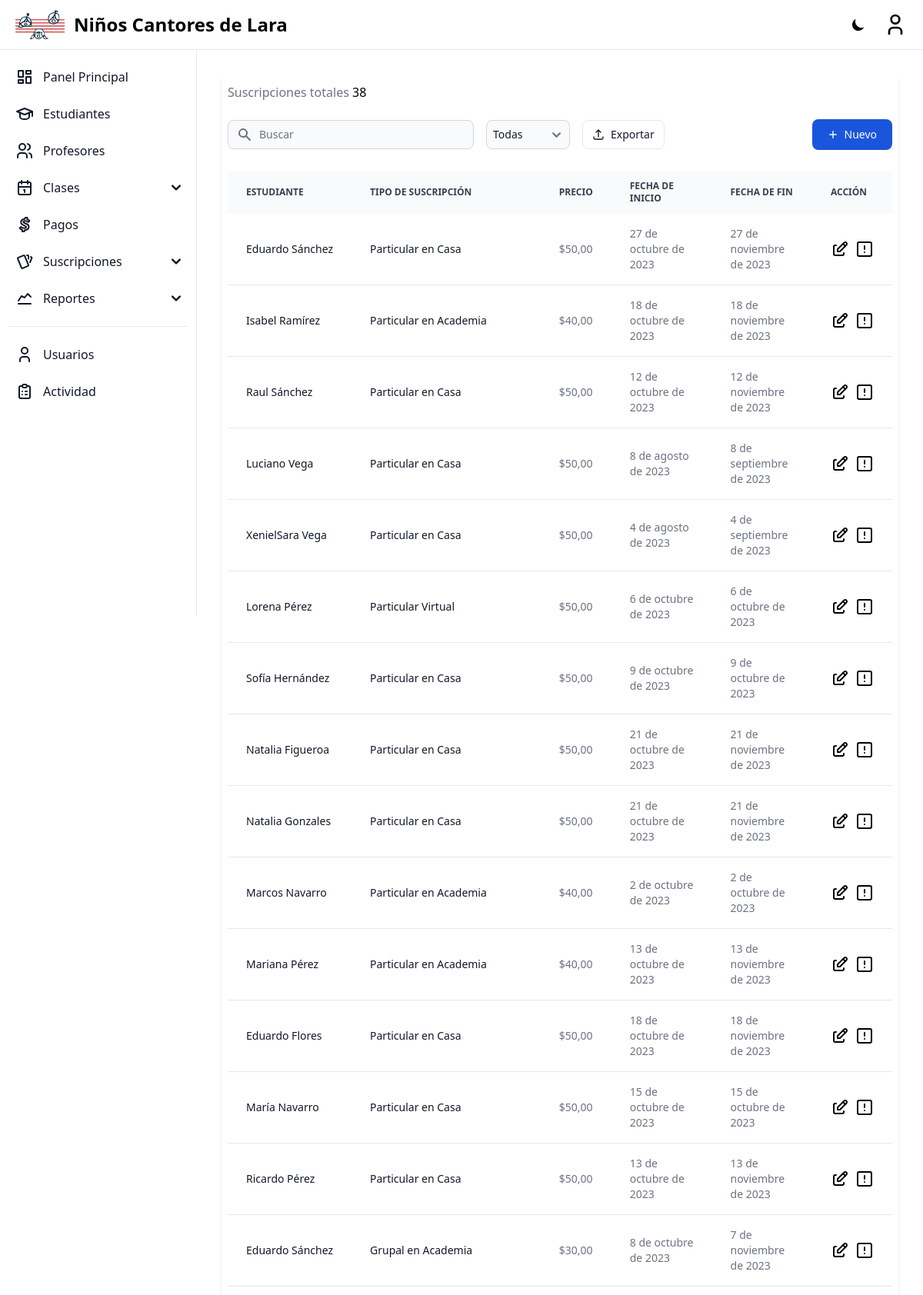
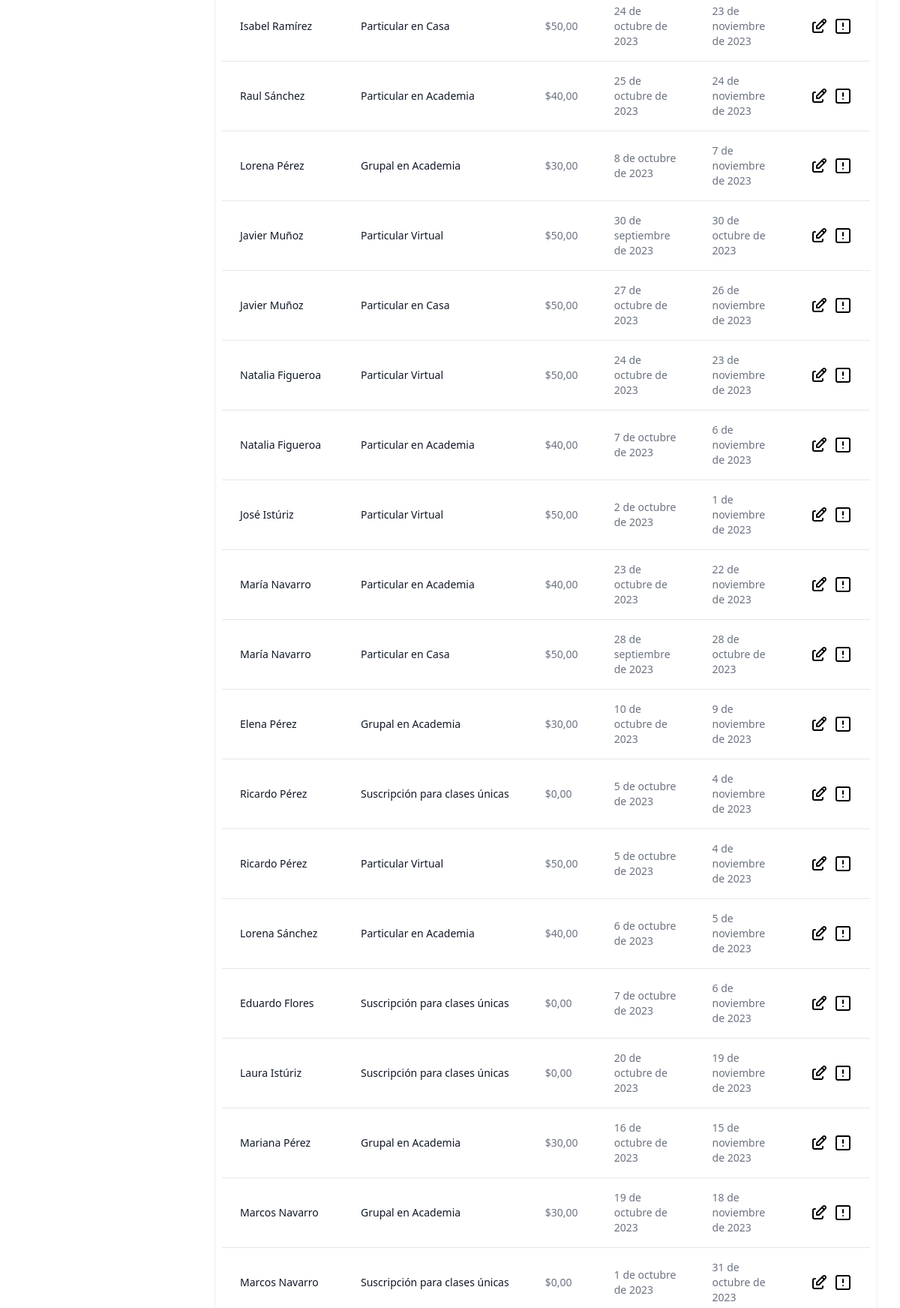
Page /subscriptions/ (signed in, upper part) on the committed database (2 pictures, top to bottom).
### home/models.py (models this page shows, shortened)
class Subscription(models.Model):
    subscription_type = models.ForeignKey(SubscriptionType, on_delete=models.CASCADE, verbose_name=_('Subscription Type'))
    student = models.ForeignKey('Student', on_delete=models.CASCADE, verbose_name=_('Student'))
    start_date = models.DateField(verbose_name=_('Start Date'))
    end_date = models.DateField(verbose_name=_('End Date'))
    is_active = models.BooleanField(verbose_name=_('Active'), default=True)
    auto_renewal = models.BooleanField(verbose_name=_('Auto Renewal'), default=True)

class Student(models.Model):
    identify_card = models.CharField(verbose_name=_('Identify Card'), max_length=20, blank=True, null=True)
    first_name = models.CharField(verbose_name=_('First Name'), max_length=255)
    second_name = models.CharField(verbose_name=_('Second Name'), max_length=255, blank=True, null=True)
    first_surname = models.CharField(verbose_name=_('First Surname'), max_length=255)
    second_surname = models.CharField(verbose_name=_('Second Surname'), max_length=255, blank=True, null=True)
    birthdate = models.DateField(verbose_name=_('Birthdate'))
    phone_number = models.CharField(verbose_name=_('Phone'), max_length=20)
    email = models.EmailField(verbose_name=_('Email'), )
    address = models.TextField(verbose_name=_('Address'), )
    is_active = models.BooleanField(verbose_name=_('Active'), default=True)
    def __str__(self):
        return f'{self.first_name} {self.first_surname}'
    class Meta:
        constraints = [
            UniqueConstraint(
                fields=['identify_card','first_name', 'second_name', 'first_surname', 'second_surname', 'birthdate'],
                name='unique_student'
            )
        ]

class SubscriptionType(models.Model):
    name = models.CharField(verbose_name=_('Name'), max_length=255)
    description = models.TextField(verbose_name=_('Description'), blank=True, null=True)
    price = models.DecimalField(verbose_name=_('Price'), max_digits=10, decimal_places=2, blank=True, null=True)
    number_of_lessons = models.IntegerField(verbose_name=_('Number of Lessons'), blank=True, null=True)
    class Meta:
        constraints = [
            UniqueConstraint(
                fields=['name', 'price'],
                name='unique_subscription_type'
            )
        ]

### home/views/subscription.py (the view)
# urls.py: path('subscriptions/', SubscriptionListView.as_view(), name='subscription-list'),
class SubscriptionListView(ListView):
    model = Subscription
    template_name = 'home/subscription_list.html'
    context_object_name = 'subscriptions'

### templates/home/subscription_list.html (shortened to what this page needs)
{% extends "base.html" %}
{% block content %}
{% load compress %}
{% load static %}
<div class="relative overflow-x-auto shadow-md sm:rounded-lg px-2">
    <div class="flex py-3 flex-row lg:items-center justify-between space-y-0 space-x-4">
        <div class="flex items-center flex-1 space-x-4">
            <h5>
                <span class="text-gray-500 dark:text-gray-300">Suscripciones totales</span>
                <span class="dark:text-white">{{ subscriptions | length}}</span>
            </h5>
        </div>
    </div>
    <div class="flex flex-row w-full items-center justify-between pb-4">
        <div class="flex py-3 flex-row items-center justify-between space-y-0 space-x-4">
            <div>
                <div class="relative">
                    <div class="absolute inset-y-0 left-0 flex items-center pl-3 pointer-events-none">
                    </div>
                    <input type="text" id="table-search"  class="block p-2 pl-10 text-sm text-gray-900 border border-gray-300 rounded-lg w-80 bg-gray-50 focus:ring-blue-500 focus:border-blue-500 dark:bg-gray-700 dark:border-gray-600 dark:placeholder-gray-400 dark:text-white dark:focus:ring-blue-500 dark:focus:border-blue-500" placeholder="Buscar">
                </div>
            </div>
            <div class="relative">
                <select id="filter-status" class="block p-2 pr-6 text-sm text-gray-900 border border-gray-300 rounded-lg bg-gray-50 focus:ring-blue-500 focus:border-blue-500 dark:bg-gray-700 dark:border-gray-600 dark:placeholder-gray-400 dark:text-white dark:focus:ring-blue-500 dark:focus:border-blue-500">
                    <option value="">Todas</option>
                </select>
            </div>
            <div class="flex flex-col flex-shrink-0 space-y-3 md:flex-row md:items-center lg:justify-end md:space-y-0 md:space-x-3">
                <button type="button" class="export-button flex items-center justify-center flex-shrink-0 px-3 py-2 text-sm font-medium text-gray-900 bg-white border border-gray-200 rounded-lg focus:outline-none hover:bg-gray-100 hover:text-primary-700 focus:z-10 focus:ring-4 focus:ring-gray-200 dark:focus:ring-gray-700 dark:bg-gray-800 dark:text-gray-400 dark:border-gray-600 dark:hover:text-white dark:hover:bg-gray-700">
                    <svg class="w-4 h-4 mr-2" xmlns="http://www.w3.org/2000/svg" fill="none" viewbox="0 0 24 24" stroke-width="2" stroke="currentColor" aria-hidden="true">
                        <path stroke-linecap="round" stroke-linejoin="round" d="M3 16.5v2.25A2.25 2.25 0 005.25 21h13.5A2.25 2.25 0 0021 18.75V16.5m-13.5-9L12 3m0 0l4.5 4.5M12 3v13.5" />
                    </svg>
                    Exportar
                </button>
            </div>
        </div>
        <button type="button" onclick="window.location.href = '{% url 'subscription-create' %}'" class="flex items-center justify-center text-white bg-blue-700 hover:bg-blue-800 focus:ring-4 focus:outline-none focus:ring-blue-300 font-medium rounded-lg text-sm w-full sm:w-auto px-5 py-2.5 text-center dark:bg-blue-600 dark:hover:bg-blue-700 dark:focus:ring-blue-800">
            <svg class="h-3.5 w-3.5 mr-2" fill="currentColor" viewbox="0 0 20 20" xmlns="http://www.w3.org/2000/svg" aria-hidden="true">
                <path clip-rule="evenodd" fill-rule="evenodd" d="M10 3a1 1 0 011 1v5h5a1 1 0 110 2h-5v5a1 1 0 11-2 0v-5H4a1 1 0 110-2h5V4a1 1 0 011-1z" />
            </svg>
            Nuevo
        </button>
    </div>
    <table class="w-full text-sm text-left text-gray-500 dark:text-gray-400" id="table-file">
        <thead class="text-xs text-gray-700 uppercase bg-gray-50 dark:bg-gray-700 dark:text-gray-400">
            <tr>
                <th scope="col" class="px-6 py-3">
                    Estudiante
                </th>
                <th scope="col" class="px-6 py-3">
                    Tipo de suscripción
                </th>
                <th scope="col" class="px-6 py-3">
                    Precio
                </th>
                <th scope="col" class="px-6 py-3">
                    Fecha de inicio
                </th>
                <th scope="col" class="px-6 py-3">
                    Fecha de fin
                </th>
                <th scope="col" class="px-6 py-3">
                    Acción
                </th>
            </tr>
        </thead>
        <tbody>
            {% for subscription in subscriptions %}
            <tr class="bg-white border-b dark:bg-gray-900 dark:border-gray-700" data-status="{% if lesson.lesson_status %}active{% else %}inactive{% endif %}">
                <td class="px-6 py-4 font-medium text-gray-900 whitespace-nowrap dark:text-white">
                    {{ subscription.student }}
                </td>
                <td class="px-6 py-4 font-medium text-gray-900 whitespace-nowrap dark:text-white">
                    {{ subscription.subscription_type.name }}
                </td>
                <td class="px-6 py-4">
                    ${{ subscription.subscription_type.price }}
                </td>
                <td class="px-6 py-4">
                    {{ subscription.start_date }}
                </td>
                <td class="px-6 py-4">
                    {{ subscription.end_date }}
                </td>
                <td class="px-6 py-4">
                    <div class="flex items-center h-full flex-1 flex-row gap-x-2">
                        <a href="{% url 'subscription-update' subscription.pk %}" class="font-medium text-black dark:text-white hover:underline">
                        </a>
                        <button
                            class="font-medium text-black dark:text-white hover:underline"
                            onclick="openModal('lessonModal', {
                                'Fecha': '{% if lesson.start_date %}{{ lesson.start_date|date:"l j, g:iA" }}{% endif %}',
                                'Estudiante': '{{ lesson.subscription.student }}',
                                'Precio': '{% if lesson.price %}${{lesson.price}}{% else %}$0{% endif %}',
                                'Profesor': '{{ lesson.teacher }}',
                                'Clase vista': '{% if lesson.lesson_status %}Vista{% else %}No vista{% endif %}',
                            })">
                        </button>
                    </div>
                </td>
            </tr>
            {% endfor %}
        </tbody>
    </table>
</div>
{% endblock %}

### rows in the picture
Subscription: student "Eduardo Sánchez", subscription_type.name "Particular en Casa", subscription_type.price "50,00", start_date "27 de octubre de 2023", end_date "27 de noviembre de 2023"
Subscription: student "Isabel Ramírez", subscription_type.name "Particular en Academia", subscription_type.price "40,00", start_date "18 de octubre de 2023", end_date "18 de noviembre de 2023"
Subscription: student "Raul Sánchez", subscription_type.name "Particular en Casa", subscription_type.price "50,00", start_date "12 de octubre de 2023", end_date "12 de noviembre de 2023"
Subscription: student "Luciano Vega", subscription_type.name "Particular en Casa", subscription_type.price "50,00", start_date "8 de agosto de 2023", end_date "8 de septiembre de 2023"
Subscription: student "XenielSara Vega", subscription_type.name "Particular en Casa", subscription_type.price "50,00", start_date "4 de agosto de 2023", end_date "4 de septiembre de 2023"
Subscription: student "Lorena Pérez", subscription_type.name "Particular Virtual", subscription_type.price "50,00", start_date "6 de octubre de 2023", end_date "6 de octubre de 2023"
Subscription: student "Sofía Hernández", subscription_type.name "Particular en Casa", subscription_type.price "50,00", start_date "9 de octubre de 2023", end_date "9 de octubre de 2023"
Subscription: student "Natalia Figueroa", subscription_type.name "Particular en Casa", subscription_type.price "50,00", start_date "21 de octubre de 2023", end_date "21 de noviembre de 2023"
Subscription: student "Natalia Gonzales", subscription_type.name "Particular en Casa", subscription_type.price "50,00", start_date "21 de octubre de 2023", end_date "21 de noviembre de 2023"
Subscription: student "Marcos Navarro", subscription_type.name "Particular en Academia", subscription_type.price "40,00", start_date "2 de octubre de 2023", end_date "2 de octubre de 2023"
Subscription: student "Mariana Pérez", subscription_type.name "Particular en Academia", subscription_type.price "40,00", start_date "13 de octubre de 2023", end_date "13 de noviembre de 2023"
Subscription: student "Eduardo Flores", subscription_type.name "Particular en Casa", subscription_type.price "50,00", start_date "18 de octubre de 2023", end_date "18 de noviembre de 2023"
Subscription: student "María Navarro", subscription_type.name "Particular en Casa", subscription_type.price "50,00", start_date "15 de octubre de 2023", end_date "15 de octubre de 2023"
Subscription: student "Ricardo Pérez", subscription_type.name "Particular en Casa", subscription_type.price "50,00", start_date "13 de octubre de 2023", end_date "13 de noviembre de 2023"
Subscription: student "Eduardo Sánchez", subscription_type.name "Grupal en Academia", subscription_type.price "30,00", start_date "8 de octubre de 2023", end_date "7 de noviembre de 2023"
Subscription: student "Isabel Ramírez", subscription_type.name "Particular en Casa", subscription_type.price "50,00", start_date "24 de octubre de 2023", end_date "23 de noviembre de 2023"
Subscription: student "Raul Sánchez", subscription_type.name "Particular en Academia", subscription_type.price "40,00", start_date "25 de octubre de 2023", end_date "24 de noviembre de 2023"
Subscription: student "Lorena Pérez", subscription_type.name "Grupal en Academia", subscription_type.price "30,00", start_date "8 de octubre de 2023", end_date "7 de noviembre de 2023"
Subscription: student "Javier Muñoz", subscription_type.name "Particular Virtual", subscription_type.price "50,00", start_date "30 de septiembre de 2023", end_date "30 de octubre de 2023"
Subscription: student "Javier Muñoz", subscription_type.name "Particular en Casa", subscription_type.price "50,00", start_date "27 de octubre de 2023", end_date "26 de noviembre de 2023"
Subscription: student "Natalia Figueroa", subscription_type.name "Particular Virtual", subscription_type.price "50,00", start_date "24 de octubre de 2023", end_date "23 de noviembre de 2023"
Subscription: student "Natalia Figueroa", subscription_type.name "Particular en Academia", subscription_type.price "40,00", start_date "7 de octubre de 2023", end_date "6 de noviembre de 2023"
Subscription: student "José Istúriz", subscription_type.name "Particular Virtual", subscription_type.price "50,00", start_date "2 de octubre de 2023", end_date "1 de noviembre de 2023"
Subscription: student "María Navarro", subscription_type.name "Particular en Academia", subscription_type.price "40,00", start_date "23 de octubre de 2023", end_date "22 de noviembre de 2023"
Subscription: student "María Navarro", subscription_type.name "Particular en Casa", subscription_type.price "50,00", start_date "28 de septiembre de 2023", end_date "28 de octubre de 2023"
Subscription: student "Elena Pérez", subscription_type.name "Grupal en Academia", subscription_type.price "30,00", start_date "10 de octubre de 2023", end_date "9 de noviembre de 2023"
Subscription: student "Ricardo Pérez", subscription_type.name "Suscripción para clases únicas", subscription_type.price "0,00", start_date "5 de octubre de 2023", end_date "4 de noviembre de 2023"
Subscription: student "Ricardo Pérez", subscription_type.name "Particular Virtual", subscription_type.price "50,00", start_date "5 de octubre de 2023", end_date "4 de noviembre de 2023"
Subscription: student "Lorena Sánchez", subscription_type.name "Particular en Academia", subscription_type.price "40,00", start_date "6 de octubre de 2023", end_date "5 de noviembre de 2023"
Subscription: student "Eduardo Flores", subscription_type.name "Suscripción para clases únicas", subscription_type.price "0,00", start_date "7 de octubre de 2023", end_date "6 de noviembre de 2023"
Subscription: student "Laura Istúriz", subscription_type.name "Suscripción para clases únicas", subscription_type.price "0,00", start_date "20 de octubre de 2023", end_date "19 de noviembre de 2023"
Subscription: student "Mariana Pérez", subscription_type.name "Grupal en Academia", subscription_type.price "30,00", start_date "16 de octubre de 2023", end_date "15 de noviembre de 2023"
Subscription: student "Marcos Navarro", subscription_type.name "Grupal en Academia", subscription_type.price "30,00", start_date "19 de octubre de 2023", end_date "18 de noviembre de 2023"
Subscription: student "Marcos Navarro", subscription_type.name "Suscripción para clases únicas", subscription_type.price "0,00", start_date "1 de octubre de 2023", end_date "31 de octubre de 2023"

### other values in the picture
{{ subscriptions | length }} "38"
